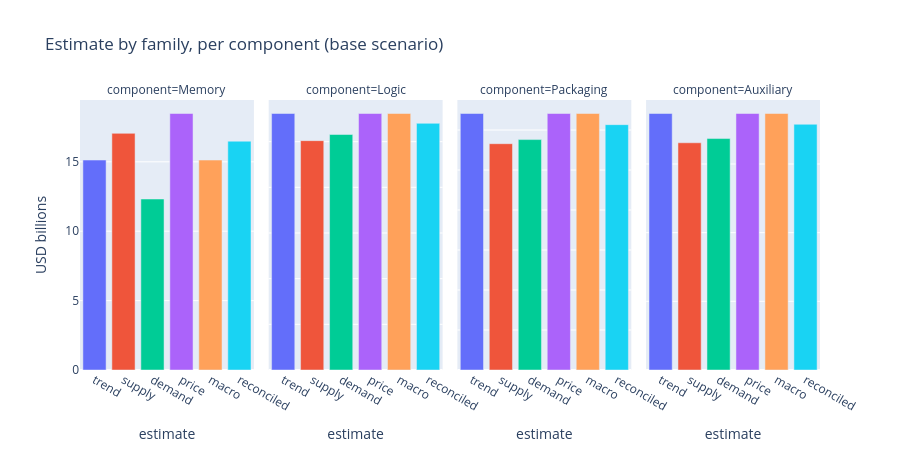

Notebook source saved alongside this figure:
### Markdown cell above
## Per-source contribution to each estimate
How each family (trend / supply / demand / price / macro) lands per component, and the
reconciled blend. Divergence between families is the signal to read.

### Code cell
order = ["trend", "supply", "demand", "price", "macro", "reconciled"]
fig = px.bar(detail.to_pandas(), x="estimate", y="value_b", facet_col="component",
             color="estimate", category_orders={"estimate": order, "component": comps},
             labels={"value_b": "USD billions"},
             title="Estimate by family, per component (base scenario)")
fig.update_yaxes(matches=None)
fig.update_layout(height=450, showlegend=False)
fig

### Figure 1 — Plotly figure (JSON) as saved in the notebook; plotly's stock layout.template omitted (floating-point values rounded to 4 significant figures)
{"data": [{"hovertemplate": "estimate=%{x}<br>component=Memory<br>USD billions=%{y}<extra></extra>", "legendgroup": "trend", "marker": {"color": "#636efa", "pattern": {"shape": ""}}, "name": "trend", "orientation": "v", "showlegend": true, "textposition": "auto", "type": "bar", "x": ["trend"], "xaxis": "x", "y": [15.13], "yaxis": "y"}, {"hovertemplate": "estimate=%{x}<br>component=Logic<br>USD billions=%{y}<extra></extra>", "legendgroup": "trend", "marker": {"color": "#636efa", "pattern": {"shape": ""}}, "name": "trend", "orientation": "v", "showlegend": false, "textposition": "auto", "type": "bar", "x": ["trend"], "xaxis": "x2", "y": [2.808], "yaxis": "y2"}, {"hovertemplate": "estimate=%{x}<br>component=Packaging<br>USD billions=%{y}<extra></extra>", "legendgroup": "trend", "marker": {"color": "#636efa", "pattern": {"shape": ""}}, "name": "trend", "orientation": "v", "showlegend": false, "textposition": "auto", "type": "bar", "x": ["trend"], "xaxis": "x3", "y": [3.206], "yaxis": "y3"}, {"hovertemplate": "estimate=%{x}<br>component=Auxiliary<br>USD billions=%{y}<extra></extra>", "legendgroup": "trend", "marker": {"color": "#636efa", "pattern": {"shape": ""}}, "name": "trend", "orientation": "v", "showlegend": false, "textposition": "auto", "type": "bar", "x": ["trend"], "xaxis": "x4", "y": [1.867], "yaxis": "y4"}, {"hovertemplate": "estimate=%{x}<br>component=Memory<br>USD billions=%{y}<extra></extra>", "legendgroup": "supply", "marker": {"color": "#EF553B", "pattern": {"shape": ""}}, "name": "supply", "orientation": "v", "showlegend": true, "textposition": "auto", "type": "bar", "x": ["supply"], "xaxis": "x", "y": [17.05], "yaxis": "y"}, {"hovertemplate": "estimate=%{x}<br>component=Logic<br>USD billions=%{y}<extra></extra>", "legendgroup": "supply", "marker": {"color": "#EF553B", "pattern": {"shape": ""}}, "name": "supply", "orientation": "v", "showlegend": false, "textposition": "auto", "type": "bar", "x": ["supply"], "xaxis": "x2", "y": [2.511], "yaxis": "y2"}, {"hovertemplate": "estimate=%{x}<br>component=Packaging<br>USD billions=%{y}<extra></extra>", "legendgroup": "supply", "marker": {"color": "#EF553B", "pattern": {"shape": ""}}, "name": "supply", "orientation": "v", "showlegend": false, "textposition": "auto", "type": "bar", "x": ["supply"], "xaxis": "x3", "y": [2.829], "yaxis": "y3"}, {"hovertemplate": "estimate=%{x}<br>component=Auxiliary<br>USD billions=%{y}<extra></extra>", "legendgroup": "supply", "marker": {"color": "#EF553B", "pattern": {"shape": ""}}, "name": "supply", "orientation": "v", "showlegend": false, "textposition": "auto", "type": "bar", "x": ["supply"], "xaxis": "x4", "y": [1.654], "yaxis": "y4"}, {"hovertemplate": "estimate=%{x}<br>component=Memory<br>USD billions=%{y}<extra></extra>", "legendgroup": "demand", "marker": {"color": "#00cc96", "pattern": {"shape": ""}}, "name": "demand", "orientation": "v", "showlegend": true, "textposition": "auto", "type": "bar", "x": ["demand"], "xaxis": "x", "y": [12.32], "yaxis": "y"}, {"hovertemplate": "estimate=%{x}<br>component=Logic<br>USD billions=%{y}<extra></extra>", "legendgroup": "demand", "marker": {"color": "#00cc96", "pattern": {"shape": ""}}, "name": "demand", "orientation": "v", "showlegend": false, "textposition": "auto", "type": "bar", "x": ["demand"], "xaxis": "x2", "y": [2.578], "yaxis": "y2"}, {"hovertemplate": "estimate=%{x}<br>component=Packaging<br>USD billions=%{y}<extra></extra>", "legendgroup": "demand", "marker": {"color": "#00cc96", "pattern": {"shape": ""}}, "name": "demand", "orientation": "v", "showlegend": false, "textposition": "auto", "type": "bar", "x": ["demand"], "xaxis": "x3", "y": [2.88], "yaxis": "y3"}, {"hovertemplate": "estimate=%{x}<br>component=Auxiliary<br>USD billions=%{y}<extra></extra>", "legendgroup": "demand", "marker": {"color": "#00cc96", "pattern": {"shape": ""}}, "name": "demand", "orientation": "v", "showlegend": false, "textposition": "auto", "type": "bar", "x": ["demand"], "xaxis": "x4", "y": [1.685], "yaxis": "y4"}, {"hovertemplate": "estimate=%{x}<br>component=Memory<br>USD billions=%{y}<extra></extra>", "legendgroup": "price", "marker": {"color": "#ab63fa", "pattern": {"shape": ""}}, "name": "price", "orientation": "v", "showlegend": true, "textposition": "auto", "type": "bar", "x": ["price"], "xaxis": "x", "y": [18.48], "yaxis": "y"}, {"hovertemplate": "estimate=%{x}<br>component=Logic<br>USD billions=%{y}<extra></extra>", "legendgroup": "price", "marker": {"color": "#ab63fa", "pattern": {"shape": ""}}, "name": "price", "orientation": "v", "showlegend": false, "textposition": "auto", "type": "bar", "x": ["price"], "xaxis": "x2", "y": [2.808], "yaxis": "y2"}, {"hovertemplate": "estimate=%{x}<br>component=Packaging<br>USD billions=%{y}<extra></extra>", "legendgroup": "price", "marker": {"color": "#ab63fa", "pattern": {"shape": ""}}, "name": "price", "orientation": "v", "showlegend": false, "textposition": "auto", "type": "bar", "x": ["price"], "xaxis": "x3", "y": [3.206], "yaxis": "y3"}, {"hovertemplate": "estimate=%{x}<br>component=Auxiliary<br>USD billions=%{y}<extra></extra>", "legendgroup": "price", "marker": {"color": "#ab63fa", "pattern": {"shape": ""}}, "name": "price", "orientation": "v", "showlegend": false, "textposition": "auto", "type": "bar", "x": ["price"], "xaxis": "x4", "y": [1.867], "yaxis": "y4"}, {"hovertemplate": "estimate=%{x}<br>component=Memory<br>USD billions=%{y}<extra></extra>", "legendgroup": "macro", "marker": {"color": "#FFA15A", "pattern": {"shape": ""}}, "name": "macro", "orientation": "v", "showlegend": true, "textposition": "auto", "type": "bar", "x": ["macro"], "xaxis": "x", "y": [15.13], "yaxis": "y"}, {"hovertemplate": "estimate=%{x}<br>component=Logic<br>USD billions=%{y}<extra></extra>", "legendgroup": "macro", "marker": {"color": "#FFA15A", "pattern": {"shape": ""}}, "name": "macro", "orientation": "v", "showlegend": false, "textposition": "auto", "type": "bar", "x": ["macro"], "xaxis": "x2", "y": [2.808], "yaxis": "y2"}, {"hovertemplate": "estimate=%{x}<br>component=Packaging<br>USD billions=%{y}<extra></extra>", "legendgroup": "macro", "marker": {"color": "#FFA15A", "pattern": {"shape": ""}}, "name": "macro", "orientation": "v", "showlegend": false, "textposition": "auto", "type": "bar", "x": ["macro"], "xaxis": "x3", "y": [3.206], "yaxis": "y3"}, {"hovertemplate": "estimate=%{x}<br>component=Auxiliary<br>USD billions=%{y}<extra></extra>", "legendgroup": "macro", "marker": {"color": "#FFA15A", "pattern": {"shape": ""}}, "name": "macro", "orientation": "v", "showlegend": false, "textposition": "auto", "type": "bar", "x": ["macro"], "xaxis": "x4", "y": [1.867], "yaxis": "y4"}, {"hovertemplate": "estimate=%{x}<br>component=Memory<br>USD billions=%{y}<extra></extra>", "legendgroup": "reconciled", "marker": {"color": "#19d3f3", "pattern": {"shape": ""}}, "name": "reconciled", "orientation": "v", "showlegend": true, "textposition": "auto", "type": "bar", "x": ["reconciled"], "xaxis": "x", "y": [16.49], "yaxis": "y"}, {"hovertemplate": "estimate=%{x}<br>component=Logic<br>USD billions=%{y}<extra></extra>", "legendgroup": "reconciled", "marker": {"color": "#19d3f3", "pattern": {"shape": ""}}, "name": "reconciled", "orientation": "v", "showlegend": false, "textposition": "auto", "type": "bar", "x": ["reconciled"], "xaxis": "x2", "y": [2.701], "yaxis": "y2"}, {"hovertemplate": "estimate=%{x}<br>component=Packaging<br>USD billions=%{y}<extra></extra>", "legendgroup": "reconciled", "marker": {"color": "#19d3f3", "pattern": {"shape": ""}}, "name": "reconciled", "orientation": "v", "showlegend": false, "textposition": "auto", "type": "bar", "x": ["reconciled"], "xaxis": "x3", "y": [3.067], "yaxis": "y3"}, {"hovertemplate": "estimate=%{x}<br>component=Auxiliary<br>USD billions=%{y}<extra></extra>", "legendgroup": "reconciled", "marker": {"color": "#19d3f3", "pattern": {"shape": ""}}, "name": "reconciled", "orientation": "v", "showlegend": false, "textposition": "auto", "type": "bar", "x": ["reconciled"], "xaxis": "x4", "y": [1.789], "yaxis": "y4"}], "layout": {"annotations": [{"font": {}, "showarrow": false, "text": "component=Memory", "x": 0.1175, "xanchor": "center", "xref": "paper", "y": 1.0, "yanchor": "bottom", "yref": "paper"}, {"font": {}, "showarrow": false, "text": "component=Logic", "x": 0.3725, "xanchor": "center", "xref": "paper", "y": 1.0, "yanchor": "bottom", "yref": "paper"}, {"font": {}, "showarrow": false, "text": "component=Packaging", "x": 0.6275, "xanchor": "center", "xref": "paper", "y": 1.0, "yanchor": "bottom", "yref": "paper"}, {"font": {}, "showarrow": false, "text": "component=Auxiliary", "x": 0.8825, "xanchor": "center", "xref": "paper", "y": 1.0, "yanchor": "bottom", "yref": "paper"}], "barmode": "relative", "height": 450, "legend": {"title": {"text": "estimate"}, "tracegroupgap": 0}, "showlegend": false, "title": {"text": "Estimate by family, per component (base scenario)"}, "xaxis": {"anchor": "y", "categoryarray": ["trend", "supply", "demand", "price", "macro", "reconciled"], "categoryorder": "array", "domain": [0.0, 0.235], "title": {"text": "estimate"}}, "xaxis2": {"anchor": "y2", "categoryarray": ["trend", "supply", "demand", "price", "macro", "reconciled"], "categoryorder": "array", "domain": [0.255, 0.49], "matches": "x", "title": {"text": "estimate"}}, "xaxis3": {"anchor": "y3", "categoryarray": ["trend", "supply", "demand", "price", "macro", "reconciled"], "categoryorder": "array", "domain": [0.51, 0.745], "matches": "x", "title": {"text": "estimate"}}, "xaxis4": {"anchor": "y4", "categoryarray": ["trend", "supply", "demand", "price", "macro", "reconciled"], "categoryorder": "array", "domain": [0.765, 1.0], "matches": "x", "title": {"text": "estimate"}}, "yaxis": {"anchor": "x", "domain": [0.0, 1.0], "title": {"text": "USD billions"}}, "yaxis2": {"anchor": "x2", "domain": [0.0, 1.0], "showticklabels": false}, "yaxis3": {"anchor": "x3", "domain": [0.0, 1.0], "showticklabels": false}, "yaxis4": {"anchor": "x4", "domain": [0.0, 1.0], "showticklabels": false}}}
